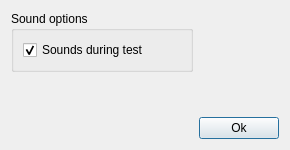
<?xml version="1.0" encoding="UTF-8"?>
<ui version="4.0">
 <class>Settings</class>
 <widget class="QDialog" name="Settings">
  <property name="geometry">
   <rect>
    <x>0</x>
    <y>0</y>
    <width>290</width>
    <height>150</height>
   </rect>
  </property>
  <property name="minimumSize">
   <size>
    <width>290</width>
    <height>150</height>
   </size>
  </property>
  <property name="maximumSize">
   <size>
    <width>290</width>
    <height>150</height>
   </size>
  </property>
  <property name="windowTitle">
   <string>Settings</string>
  </property>
  <property name="windowIcon">
   <iconset resource="resources.qrc">
    <normaloff>:/icons/icons/43078.png</normaloff>:/icons/icons/43078.png</iconset>
  </property>
  <layout class="QGridLayout" name="gridLayout">
   <item row="2" column="0">
    <spacer name="horizontalSpacer">
     <property name="orientation">
      <enum>Qt::Horizontal</enum>
     </property>
     <property name="sizeHint" stdset="0">
      <size>
       <width>40</width>
       <height>20</height>
      </size>
     </property>
    </spacer>
   </item>
   <item row="2" column="1">
    <widget class="QPushButton" name="pushButton">
     <property name="text">
      <string>Ok</string>
     </property>
    </widget>
   </item>
   <item row="0" column="0">
    <widget class="QGroupBox" name="groupBox">
     <property name="title">
      <string>Sound options</string>
     </property>
     <layout class="QVBoxLayout" name="verticalLayout">
      <item>
       <widget class="QCheckBox" name="checkBoxSounds">
        <property name="text">
         <string>Sounds during test</string>
        </property>
        <property name="checked">
         <bool>true</bool>
        </property>
       </widget>
      </item>
     </layout>
    </widget>
   </item>
   <item row="1" column="0">
    <spacer name="verticalSpacer">
     <property name="orientation">
      <enum>Qt::Vertical</enum>
     </property>
     <property name="sizeHint" stdset="0">
      <size>
       <width>20</width>
       <height>40</height>
      </size>
     </property>
    </spacer>
   </item>
  </layout>
 </widget>
 <resources>
  <include location="resources.qrc"/>
 </resources>
 <connections/>
</ui>
